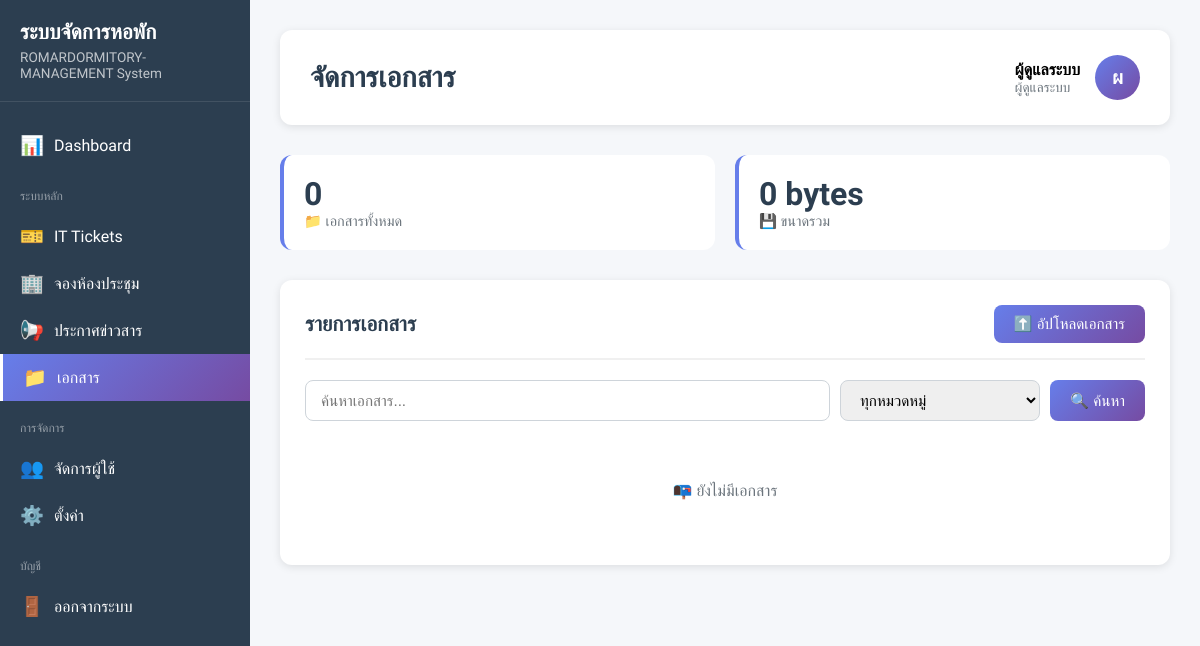
Page /admin/documents.php (signed in) on the earlier database version.
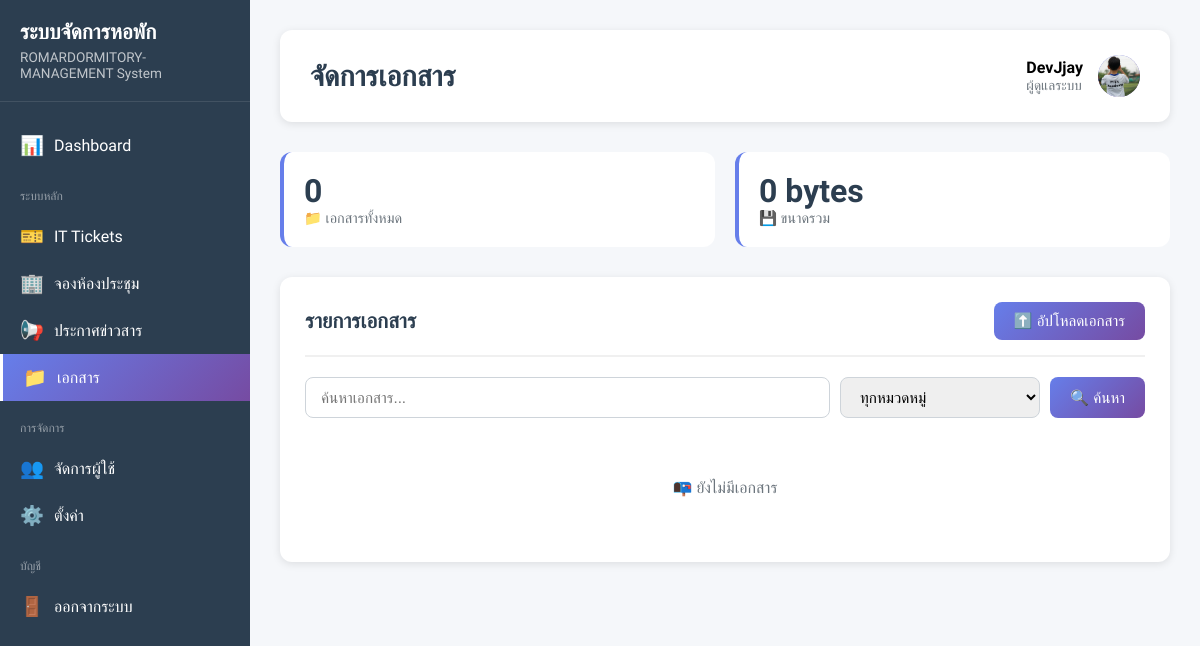
Same page on the later database version.
### tables this page shows
CREATE TABLE users (
    user_id INTEGER PRIMARY KEY AUTOINCREMENT,
    username TEXT UNIQUE NOT NULL,
    password TEXT NOT NULL,
    full_name TEXT NOT NULL,
    email TEXT,
    role TEXT DEFAULT 'staff' CHECK(role IN ('admin', 'staff')),
    created_at DATETIME DEFAULT CURRENT_TIMESTAMP,
    last_login DATETIME,
    is_active INTEGER DEFAULT 1
, avatar TEXT, phone TEXT, department TEXT);

### config/config.php (called while the page is built, shortened)
<?php
function getCurrentUserFullName() {
    return $_SESSION['full_name'] ?? 'ผู้ใช้';
}
?>

### admin/documents.php (the view, shortened to what the changed rows need)
<?php
$page_title = "จัดการเอกสาร";
?>
<!DOCTYPE html>
<html lang="th">
<head>
</head>
<body>
    <div class="sidebar">
        <div class="sidebar-header">
            <h2>ระบบจัดการหอพัก</h2>
        </div>
    </div>
    <div class="main-content">
        <div class="page-header">
            <h1><?php echo $page_title; ?></h1>
            <div class="user-info">
                <div>
                    <div style="font-weight: 600;"><?php echo $_SESSION['full_name']; ?></div>
                    <div style="font-size: 0.85em; color: #6c757d;"><?php echo $_SESSION['role'] === 'admin' ? 'ผู้ดูแลระบบ' : 'พนักงาน'; ?></div>
                </div>
                <?php
$user_id = $_SESSION['user_id'] ?? null;
$user_avatar = null;
if ($user_id) {
    $db = getDb();
    $columns_check = $db->query("PRAGMA table_info(users)");
    $has_avatar = false;
    while ($col = $columns_check->fetchArray(SQLITE3_ASSOC)) {
        if ($col['name'] === 'avatar') {
            $has_avatar = true;
            break;
        }
    }
    if ($has_avatar) {
        $stmt = $db->prepare("SELECT avatar FROM users WHERE user_id = ?");
        $stmt->bindValue(1, $user_id, SQLITE3_INTEGER);
        $result = $stmt->execute();
        $row = $result->fetchArray(SQLITE3_ASSOC);
        $user_avatar = $row['avatar'] ?? null;
    }
}
?>
<?php if ($user_avatar && file_exists(__DIR__ . '/../uploads/images/' . $user_avatar)): ?>
    <img src="<?php echo BASE_URL; ?>uploads/images/<?php echo htmlspecialchars($user_avatar); ?>"
         alt="Avatar"
         class="user-avatar"
         style="width: 42px; height: 42px; border-radius: 50%; object-fit: cover;">
<?php else: ?>
    <div class="user-avatar">
        <?php echo mb_substr(getCurrentUserFullName(), 0, 1); ?>
    </div>
<?php endif; ?>
            </div>
        </div>
        <div class="card">
            <div class="card-header">
                <h2 class="card-title">รายการเอกสาร</h2>
            </div>
        </div>
    </div>
</body>
</html>

Differences in the rows shown:
now on this page (row edited): users: avatar (picture)
Other differences:
$_SESSION['full_name']: "ผู้ดูแลระบบ" → "DevJjay"
mb_substr(getCurrentUserFullName(), 0, 1): "ผ" → (not shown)
